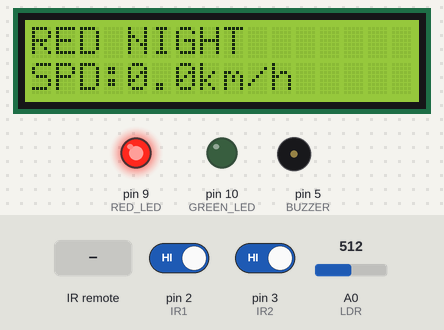
This sketch was run on a simulated Arduino Uno, built with avr-gcc and run on an emulated ATmega328P. Parts: 16×2 character LCD, output pins drawn as LEDs (lit = HIGH), buzzer (waves = sounding). The test bench sets the inputs (shaded band); at power-on: A0 (LDR) = 512, pin 2 (IR1) HIGH, pin 3 (IR2) HIGH. What the sketch prints to the serial monitor is not drawn.

Above: at 3.2 s.
3.3 s: infrared code 0xE718FF00 received
At 4.8 s:
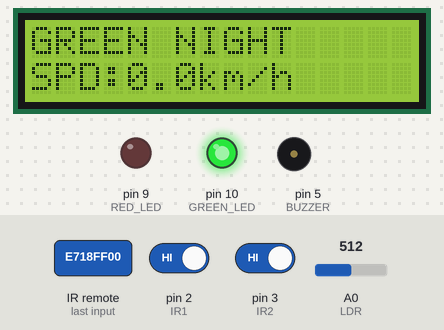
6.3 s: infrared code 0xA15EFF00 received
At 7.4 s:
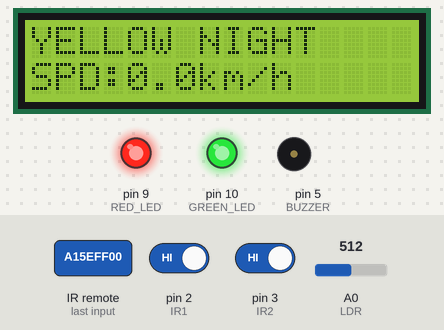
9.3 s: A0 (LDR) set to 484
At 10.2 s:
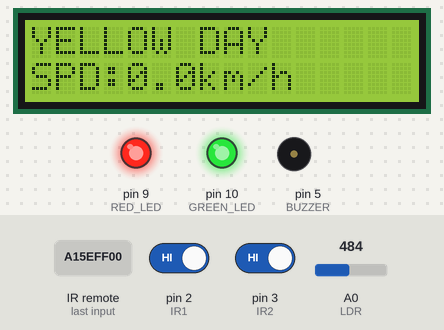
12.3 s: infrared code 0xF30CFF00 received
At 13.2 s:
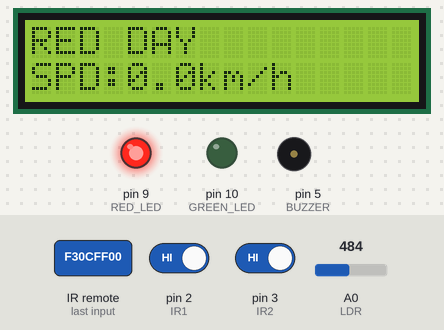
15.3 s: pin 2 (IR1) driven LOW
At 16.2 s:
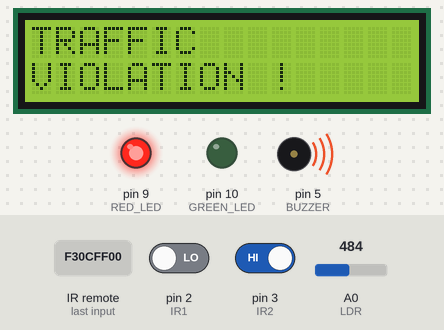
Timing chart, 0 to 18.3 s (numbered marks = the images above; inputs shaded):
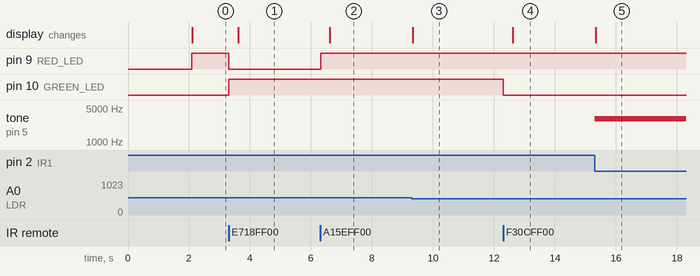

Measured:
- the behaviour switches between 501 and 500 on A0 (LDR) (found by bisection; images 2 and 3)
- after the input at 3.3 s, pin 9 (RED_LED): HIGH → LOW at once; pin 10 (GREEN_LED): LOW → HIGH at once; the display: changes after 0.31 s (image 1)
- after the input at 6.3 s, pin 9 (RED_LED): LOW → HIGH at once; the display: changes after 0.32 s (image 2)
- after the input at 9.3 s, the display: changes at once (image 3)
- after the input at 12.3 s, pin 10 (GREEN_LED): HIGH → LOW at once; the display: changes after 0.32 s (image 4)
- after the input at 15.3 s, tone on pin 5 (BUZZER): silent → 3000 Hz at once; the display: changes after 0.05 s (image 5)

The sketch:

Smarttrafficsystem.ino
```cpp
#include <Wire.h>
#include <LiquidCrystal_I2C.h>
#include <IRremote.hpp>

/* ------------ LCD ------------ */
LiquidCrystal_I2C lcd(0x27, 16, 2);

/* ------------ PINS ------------ */
#define IR1 2
#define IR2 3
#define BUZZER 5
#define RED_LED 9
#define GREEN_LED 10
#define IR_RECEIVE_PIN 6
#define LDR A0

/* ------------ CONSTANTS ------------ */
const float DISTANCE_M = 0.25;
const unsigned long MAX_TIME_MS = 8000;
const int LDR_THRESHOLD = 500;
const float SPEED_LIMIT = 10.0;

/* ------------ VARIABLES ------------ */
unsigned long tStart = 0;
bool timingActive = false;

int lightState = 0;   // 0=RED,1=GREEN,2=YELLOW
int objectCount = 0;

bool lastIR1 = HIGH;
bool lastIR2 = HIGH;

float lastSpeed = 0;

bool violationActive = false;
bool overspeedWarning = false;

/* ------------ SETUP ------------ */
void setup() {

  pinMode(IR1, INPUT_PULLUP);
  pinMode(IR2, INPUT_PULLUP);
  pinMode(BUZZER, OUTPUT);
  pinMode(RED_LED, OUTPUT);
  pinMode(GREEN_LED, OUTPUT);

  lcd.init();
  lcd.backlight();

  Serial.begin(9600);

  IrReceiver.begin(IR_RECEIVE_PIN, ENABLE_LED_FEEDBACK);

  lcd.setCursor(0,0);
  lcd.print("Traffic System");
  lcd.setCursor(0,1);
  lcd.print("Starting...");
  delay(2000);

  updateLight();
}

/* ------------ LOOP ------------ */
void loop() {

  int ldrValue = analogRead(LDR);
  bool isNight = (ldrValue > LDR_THRESHOLD);

  /* ---------- IR REMOTE CONTROL ---------- */
  if (IrReceiver.decode()) {

    unsigned long value = IrReceiver.decodedIRData.decodedRawData;

    Serial.print("HEX: ");
    Serial.println(value, HEX);

    if (value == 0xF30CFF00) lightState = 0;
    else if (value == 0xE718FF00) lightState = 1;
    else if (value == 0xA15EFF00) lightState = 2;

    violationActive = false;
    overspeedWarning = false;

    updateLight();

    IrReceiver.resume();
    delay(200);
  }

  bool ir1 = digitalRead(IR1);
  bool ir2 = digitalRead(IR2);

  /* ---------- RED LIGHT VIOLATION ---------- */
  if (lightState == 0 && (ir1 == LOW || ir2 == LOW)) {

    violationActive = true;
    tone(BUZZER, 3000);

  } else {
    noTone(BUZZER);
  }

  /* ---------- IR1 START ---------- */
  if (lastIR1 == HIGH && ir1 == LOW) {
    tStart = millis();
    timingActive = true;
  }

  /* ---------- IR2 STOP ---------- */
  if (lastIR2 == HIGH && ir2 == LOW && timingActive) {

    unsigned long deltaT = millis() - tStart;
    timingActive = false;

    objectCount++;

    Serial.print("Objects: ");
    Serial.println(objectCount);

    if (deltaT > 0 && deltaT < MAX_TIME_MS) {

      lastSpeed = (DISTANCE_M / (deltaT / 1000.0)) * 3.6;

      Serial.print("Speed: ");
      Serial.println(lastSpeed);

      if (lightState == 2 && lastSpeed > SPEED_LIMIT) {

        overspeedWarning = true;

        tone(BUZZER, 2000, 500);
      }
    }
  }

  lastIR1 = ir1;
  lastIR2 = ir2;

  updateDisplay(isNight);
}

/* ------------ UPDATE LIGHT ------------ */
void updateLight() {

  digitalWrite(RED_LED, LOW);
  digitalWrite(GREEN_LED, LOW);

  if (lightState == 0) digitalWrite(RED_LED, HIGH);

  else if (lightState == 1) digitalWrite(GREEN_LED, HIGH);

  else {
    digitalWrite(RED_LED, HIGH);
    digitalWrite(GREEN_LED, HIGH);
  }
}

/* ------------ DISPLAY LOGIC ------------ */
void updateDisplay(bool nightMode) {

  lcd.clear();

  /* ---------- RED VIOLATION SCREEN ---------- */
  if (violationActive) {

    lcd.setCursor(0,0);
    lcd.print("TRAFFIC");
    lcd.setCursor(0,1);
    lcd.print("VIOLATION !");
    return;
  }

  /* ---------- YELLOW OVERSPEED ---------- */
  if (overspeedWarning) {

    lcd.setCursor(0,0);
    lcd.print("SLOW DOWN !");
    lcd.setCursor(0,1);
    lcd.print("LIMIT 10km/h");
    return;
  }

  /* ---------- NORMAL DISPLAY ---------- */

  lcd.setCursor(0,0);

  if (lightState == 0) lcd.print("RED ");
  else if (lightState == 1) lcd.print("GREEN ");
  else lcd.print("YELLOW ");

  if (nightMode) lcd.print("NIGHT");
  else lcd.print("DAY");

  lcd.setCursor(0,1);
  lcd.print("SPD:");
  lcd.print(lastSpeed,1);
  lcd.print("km/h");
}
```
